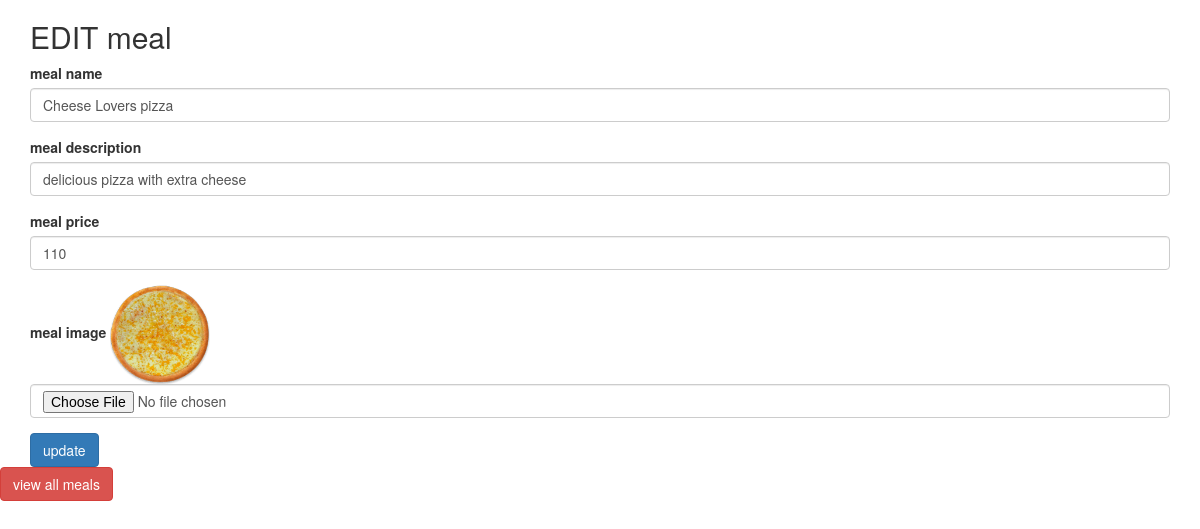
/project_task1/CRUD_MEALS_MODULE/edit_meal.php?id=6, run on the app's committed database.
### tables this page shows
CREATE TABLE `meals` (
  `meal_id` int(11) NOT NULL,
  `meal_name` varchar(100) NOT NULL,
  `meal_description` varchar(100) NOT NULL,
  `meal_price` varchar(100) NOT NULL,
  `meal_image` varchar(100) NOT NULL,
  `resturants_id` int(11) NOT NULL
);

### project_task1/CRUD_MEALS_MODULE/edit_meal.php (the view, shortened to what this page needs)
<?php
   require 'dbConnection.php';
   $id = $_GET['id'];
   $id = filter_var($id,FILTER_SANITIZE_NUMBER_INT);
     $sql = "select * from meals where meal_id = $id";
     $op = mysqli_query($con,$sql);
     $data = mysqli_fetch_assoc($op);
?>
<!DOCTYPE html>
<html lang="en">
<head>
<link rel="stylesheet" href="https://maxcdn.bootstrapcdn.com/bootstrap/3.4.1/css/bootstrap.min.css">
</head>
<body>
<div class="container">
<h2>EDIT meal</h2>
<form  method="post"  action="edit_meal.php?id=<?php echo $data['meal_id'];?>"  enctype ="multipart/form-data">
<div class="form-group">
 <label for="exampleInputEmail1">meal name</label>
 <input type="text"  name="name" value="<?php echo $data['meal_name'];?>" class="form-control" id="exampleInputName" aria-describedby="" placeholder="Enter Name">
</div>
<div class="form-group">
 <label for="exampleInputEmail1">meal description</label>
 <input type="text"  name="description" value="<?php echo $data['meal_description'];?>" class="form-control" id="exampleInputName" aria-describedby="" placeholder="Enter Name">
</div>
<div class="form-group">
 <label for="exampleInputEmail1">meal price</label>
 <input type="number"  name="price" value="<?php echo $data['meal_price'];?>" class="form-control" id="exampleInputName" aria-describedby="" placeholder="Enter Name">
</div>
<div class="form-group">
 <label for="exampleInputEmail1">meal image</label>
 <img src="<?=$data['meal_image']; ?>"style=" width:100px; width:100px; " />
 <input type="file"  name="meal_image" class="form-control" id="exampleInputName" aria-describedby="" placeholder="Enter Name">
</div>
<button type="submit" class="btn btn-primary">update</button>
</form>
</div>
<a href='view_meal.php?id=<?php echo $data['resturants_id'];?>' class='btn btn-danger m-r-1em'>view all meals</a>
</body>
</html>

### data on the page
meals: name "Cheese Lovers pizza", description "delicious pizza with extra cheese", price "110", meal_image (picture)
